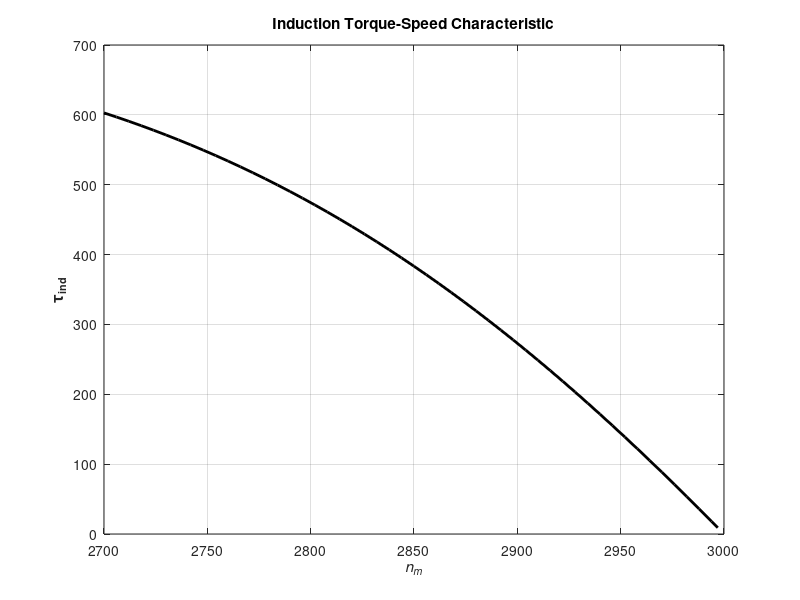
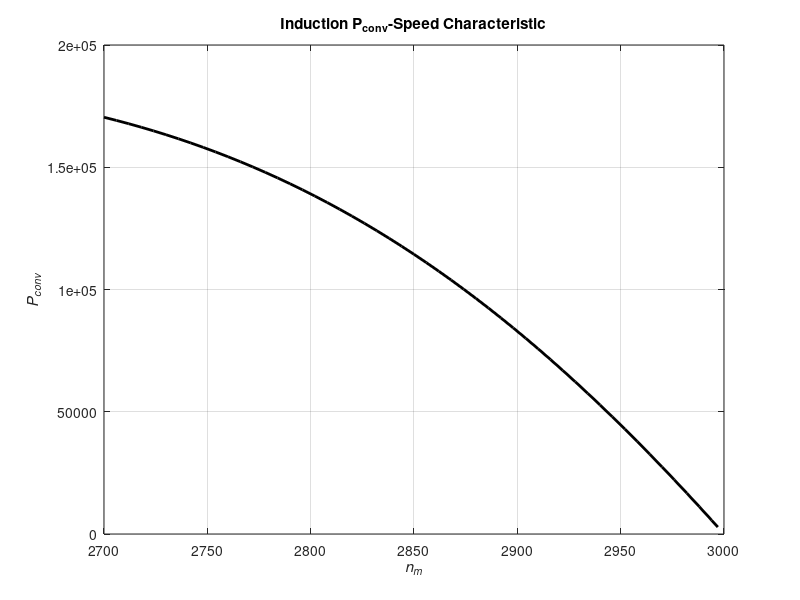
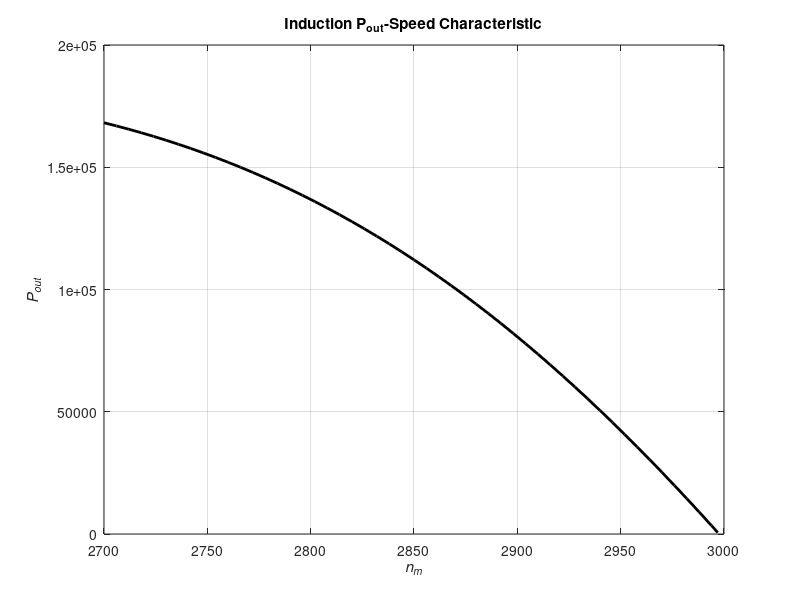
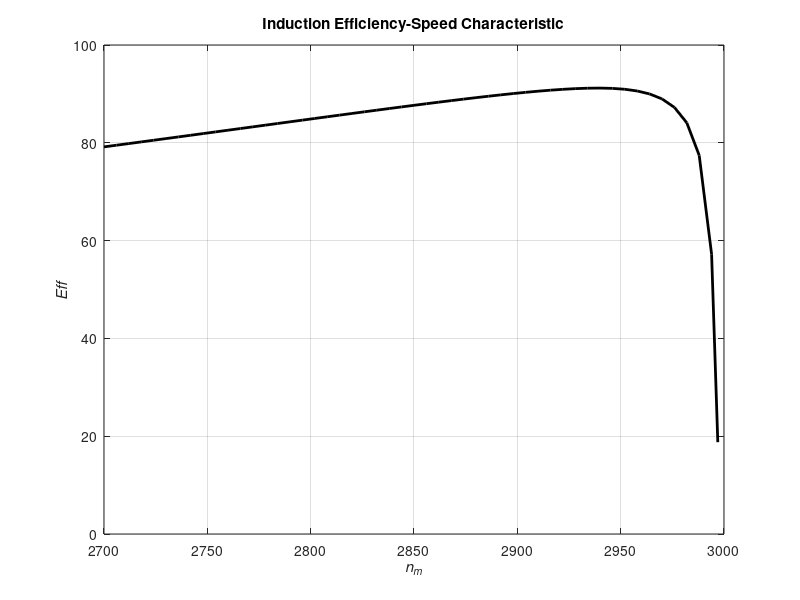

MATLAB code to generate these figures, in order:
%Resposta questão 17%
r1 = 0.075;
x1 = 0.17;
r2 = 0.065;
x2 = 0.17;
xm = 7.2;
v = 440;
v_phase = 440/sqrt(3);
n_sync = (120*50)/2;
w_sync = n_sync*(2*pi/60);
p_core = 1100;
p_misc = 150;
p_mech = 1000;

v_th = v_phase*(xm/sqrt(r1^2 + (x1+xm)^2));
z_th = ((j*xm)*(r1+ j*x1))/(r1+j*(x1+xm));
r_th = real(z_th);
x_th = imag(z_th);

s = (0:0.1:5)/50;
s(1)= 0.001;
nm = (1-s)*n_sync;
wm = (1-s)*w_sync;

for ii = 1:51
    %torque
    t_ind1(ii) = (3*v_th^2 *(r2/s(ii))/(w_sync*(((r_th +(r2/s(ii)))^2 + (x_th + x2)^2))));
    %P convertido
    p_conv(ii) = t_ind1(ii)*wm(ii);
    
    %P saída
    p_out(ii) = p_conv(ii) - p_core - p_mech - p_misc;
    
    %P entrada
    zeq = (r1 + j*x1) + (((r2/s(ii)) + j*x2)*j*xm)/((r2/s(ii)) + j*(x2+xm));
    il = v_phase/zeq;
    p_in(ii) = 3 * v_phase * abs(il) * cos(atan(imag(il)/(real(il)))); 
    
    %eficiência
    efficiency(ii) = (p_out(ii)/p_in(ii))*100; 
end

figure(1);
plot(nm, t_ind1,'Color','k','LineWidth', 2.0);
hold on;
xlabel('\itn_{m}','FontWeight','Bold');
ylabel('\tau_{ind}','FontWeight','Bold');
title ('Induction Torque-Speed Characteristic','FontWeight','Bold');
grid on;
hold off;

figure(2);
plot(nm, p_conv,'Color','k','LineWidth', 2.0);
hold on;
xlabel('\itn_{m}','FontWeight','Bold');
ylabel('\itP_{conv}','FontWeight','Bold');
title ('Induction P_{conv}-Speed Characteristic','FontWeight','Bold');
grid on;
hold off;

figure(3);
plot(nm, p_out,'Color','k','LineWidth', 2.0);
hold on;
xlabel('\itn_{m}','FontWeight','Bold');
ylabel('\itP_{out}','FontWeight','Bold');
title ('Induction P_{out}-Speed Characteristic','FontWeight','Bold');
grid on;
hold off;

figure(4);
plot(nm, efficiency,'Color','k','LineWidth', 2.0);
hold on;
xlabel('\itn_{m}','FontWeight','Bold');
ylabel('\itEff','FontWeight','Bold');
title ('Induction Efficiency-Speed Characteristic','FontWeight','Bold');
grid on;
hold off;